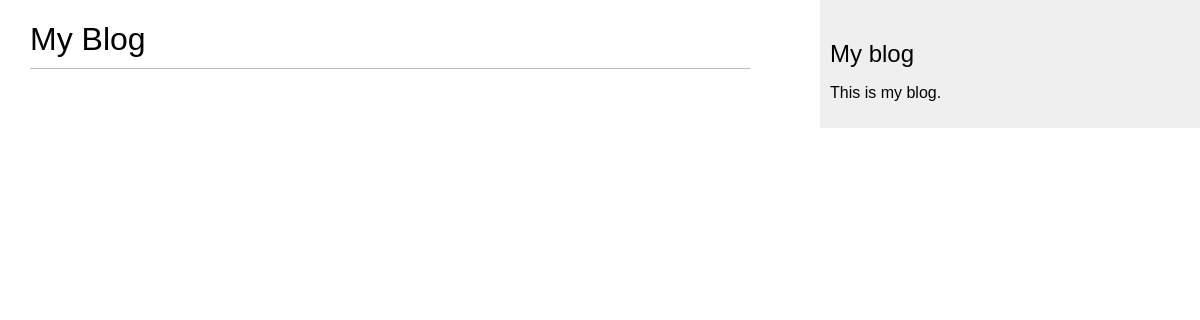
The page /blog/ on the database as committed earlier.
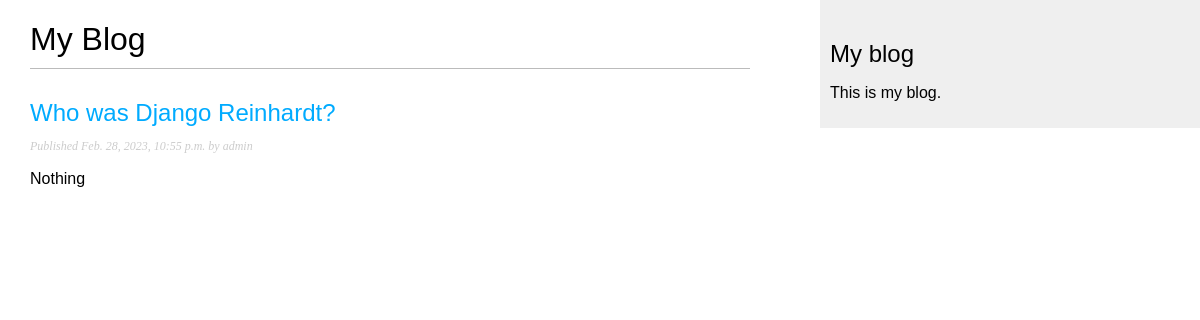
The same page on the database as committed later.
### blog/models.py (models this page shows, shortened)
class Post(models.Model):
    class Status(models.TextChoices):
        DRAFT = 'DF', 'Draft'
        PUBLISHED = 'PB', 'Published'
    title = models.CharField(max_length=250)
    slug = models.SlugField(max_length=250)
    author = models.ForeignKey(User, on_delete=models.CASCADE, related_name='blog_posts')
    body = models.TextField()
    publish = models.DateTimeField(default=timezone.now)
    created = models.DateTimeField(auto_now_add=True)
    updated = models.DateTimeField(auto_now=True)
    status = models.CharField(max_length=2, choices=Status.choices, default=Status.DRAFT)
    objects = models.Manager() #The default manager
    published = PublishManager() #Our custom manager
    class Meta:
        ordering = ['-publish']
        indexes = [
            models.Index(fields=['publish']),
        ]

### blog/views.py (the view)
# urls.py: path('', views.post_list, name='post_list'),
def post_list(request):
    posts = Post.published.all()
    return render(request, 'blog/post/list.html', {'posts': posts})

### blog/models.py (called while the page is built)
    def get_queryset(self):
        return super().get_queryset()\
            .filter(status=Post.Status.PUBLISHED)

### blog/templates/blog/post/list.html (shortened to what this page needs)
{% extends "blog/base.html" %}
{% block content %}
    <h1>My Blog</h1>
    {% for post in posts %}
        <h2>
            <a href="{% url 'blog:post_detail' post.id %}">
                {{ post.title}}
            </a>
        </h2>
        <p class="date">
            Published {{ post.publish }} by {{ post.author }}
        </p>
        {{ post.body|truncatewords:30|linebreaks}}
    {% endfor %}
{% endblock %}

Rows that differ between the two databases and show on the page:
now on this page (row edited): Post: title "Who was Django Reinhardt?", publish "Feb. 28, 2023, 10:55 p.m.", author "admin", body "Nothing"
